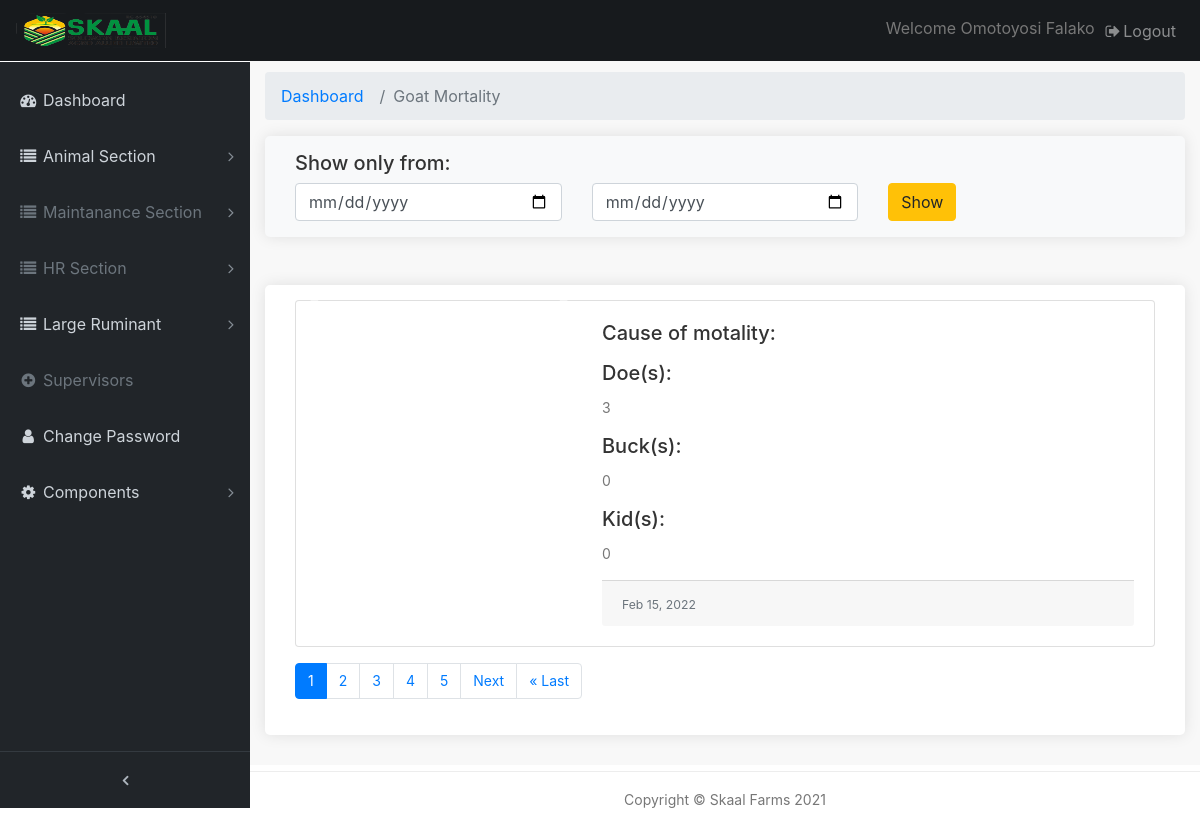
Before: /admin-page/goat-mortality-page (signed in) with the older database file.
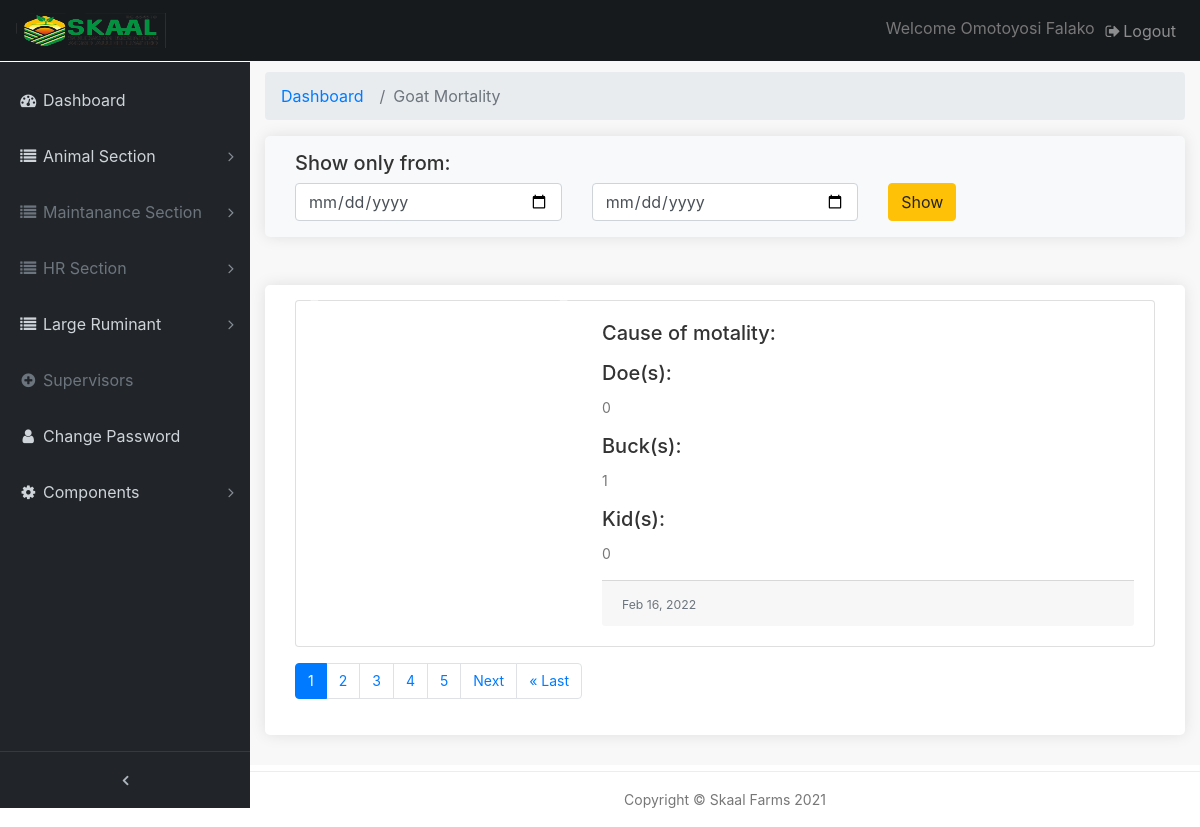
After: the same page with the newer database file.
### farmrecord/models.py (models this page shows, shortened)
class GoatMortality(models.Model):
    mortality = models.CharField(max_length=10, verbose_name='mortality')
    date = models.DateTimeField(default=timezone.now)
    location = models.CharField(max_length=200, verbose_name='loaction(s)')
    doe_num = models.IntegerField(verbose_name='Doe(s)', default=0)
    buck_num = models.IntegerField(verbose_name='Buck(s)', default=0)
    kid = models.IntegerField(verbose_name='kid(s)', default=0)
    section = models.ForeignKey(Section, verbose_name='Section', related_name='category3', null=True, on_delete=models.CASCADE)
    size = models.CharField(max_length=100, verbose_name='Size(s)')
    comment = models.TextField(max_length=500, verbose_name='Cause of mortality' , blank=True)
    image_1 = models.ImageField(verbose_name='first image', blank=True, null=True, upload_to='uploads/',)
    image_2 = models.ImageField(verbose_name=' second image', blank=True, null=True, upload_to='uploads/')
    export_to_CSV = models.BooleanField(default=False)
    def post_img1(self):
        if self.image_2:
          return self.image_2.url
    class Meta():
        verbose_name_plural='Goat mortality'

### main/views.py (the view)
# urls.py: path('goat-mortality-page', views.goat_mota, name='goat_mota'),
@staff_required(login_url="/admin-page/login")
@login_required(login_url='/admin-page/login')
def goat_mota(request):
    gma = GoatMortality.objects.order_by('-date')
    query_form = GoatmotFilter()
    admin_gm = Paginator(gma, 1)
    page_number = request.GET.get('page', 1)
    agm_page_obj = admin_gm.get_page(page_number)
    nums = "a" * agm_page_obj.paginator.num_pages
    context = {
        'agm_page_obj' : gma,
        'nums' : nums,
        'page_number' : int(page_number),
        'gma' : query_form
    }
    context['agm_page_obj'] = agm_page_obj
    return render(request, 'main/goatmot-a.html', context)

### farmrecord/forms.py
class GoatmotFilter(forms.ModelForm):
    date = forms.DateField(widget=forms.HiddenInput(), required=False)
    start_date = forms.DateField(
        widget=forms.TextInput(attrs={'class': 'form-control', 'type' : 'date', 'placeholder': 'From'}))
    end_date = forms.DateField(
        widget=forms.TextInput(attrs={'class': 'form-control', 'type' : 'date', 'placeholder': 'To'}))
    export_to_CSV = forms.BooleanField(required=False, label="Export to CSV")
    class Meta:
        model = GoatMortality
        fields =('date','export_to_CSV')

### main/views.py (called while the page is built)
def staff_required(login_url=None):
    return user_passes_test(lambda u: u.is_staff, login_url=login_url)

### templates/main/goatmot-a.html (shortened to what this page needs)
{% extends 'main/base.html' %}
{% load static %}
{% block content %}
  <div class="content-wrapper">
    <div class="container-fluid">
      <ol class="breadcrumb">
        <li class="breadcrumb-item">
          <a href="#">Dashboard</a>
        </li>
        <li class="breadcrumb-item active">Goat Mortality</li>
      </ol>
      <div class="box_general padding_bottom pb-0 bg-light">
        <h5>Show only from:</h5>
          <form class="mb-5 " action="{% url 'main:goatmota_filter' %}">
            <div class="row">
              <div class="col-lg-4 col-md-12 form-group">
                {{ gma.start_date }}
              </div>
              <div class="col-lg-4 col-md-12 form-group">
                {{ gma.end_date }}
              </div>
              <div class="col-lg-4 col-md-12 form-group">
                <input type="submit" class="btn btn-warning" value="Show">
              </div>
            </div>
          </form>
      </div>
		<div class="box_general padding_bottom">
      {% if agm_page_obj %}
      {% for a in agm_page_obj %}
      <div class="card mb-3">
        <div class="row no-gutters">
          <div class="col-md-4">
            <div id="carouselExampleControls" class="carousel slide" data-ride="carousel">
              <a class="carousel-control-prev" href="#carouselExampleControls" role="button" data-slide="prev">
                <span class="carousel-control-prev-icon" aria-hidden="true"></span>
              </a>
              <a class="carousel-control-next" href="#carouselExampleControls" role="button" data-slide="next">
                <span class="carousel-control-next-icon" aria-hidden="true"></span>
              </a>
            </div>
          </div>
          <div class="col-md-8">
            <div class="card-body">
              <h5 class="card-title">Cause of motality:</h5>
              <h5 class="card-title">Doe(s):</h5>
              <p class="card-text">{{ a.doe_num }}</p>
              <h5 class="card-title">Buck(s):</h5>
              <p class="card-text">{{ a.buck_num }}</p>
              <h5 class="card-title">Kid(s):</h5>
              <p class="card-text">{{ a.kid }}</p>
              <p class="card-text card-footer"><small class="text-muted">{{ a.date|date:"M d, Y" }}</small></p>
            </div>
          </div>
        </div>
      </div>
      {% endfor %}
      {% endif %}
      <div>
        <nav aria-label="">
          <ul class="pagination">
            {% for i in agm_page_obj.paginator.page_range %}
            {% if agm_page_obj.number == i %}
              <li class="page-item active" aria-current="page">
                <span class="page-link">
                  {{ i }}
                </span>
              </li>
              {% elif i > agm_page_obj.number|add:'-5' and i < agm_page_obj.number|add:'5' %}
              <li class="page-item"><a class="page-link" href="?page={{ i }}">{{ i }}</a></li>
            {% endif %}
          {% endfor %}
            {% if agm_page_obj.has_next %}
            <li class="page-item"><a class="page-link" href="?page={{ agm_page_obj.next_page_number }}">Next</a></li>
            <li class="page-item"><a class="page-link" href="?page={{ agm_page_obj.paginator.num_pages }}">&laquo; Last</a></li>
            {% endif %}
          </ul>
        </nav>
      </div>
		</div>
	  </div>
   	</div>
      {% endblock %}

Changed rows visible on the page:
no longer on this page (row edited): GoatMortality: doe_num "3", buck_num "0", kid "0", date "Feb 15, 2022"
added GoatMortality: doe_num "0", buck_num "1", kid "0", date "Feb 16, 2022"
